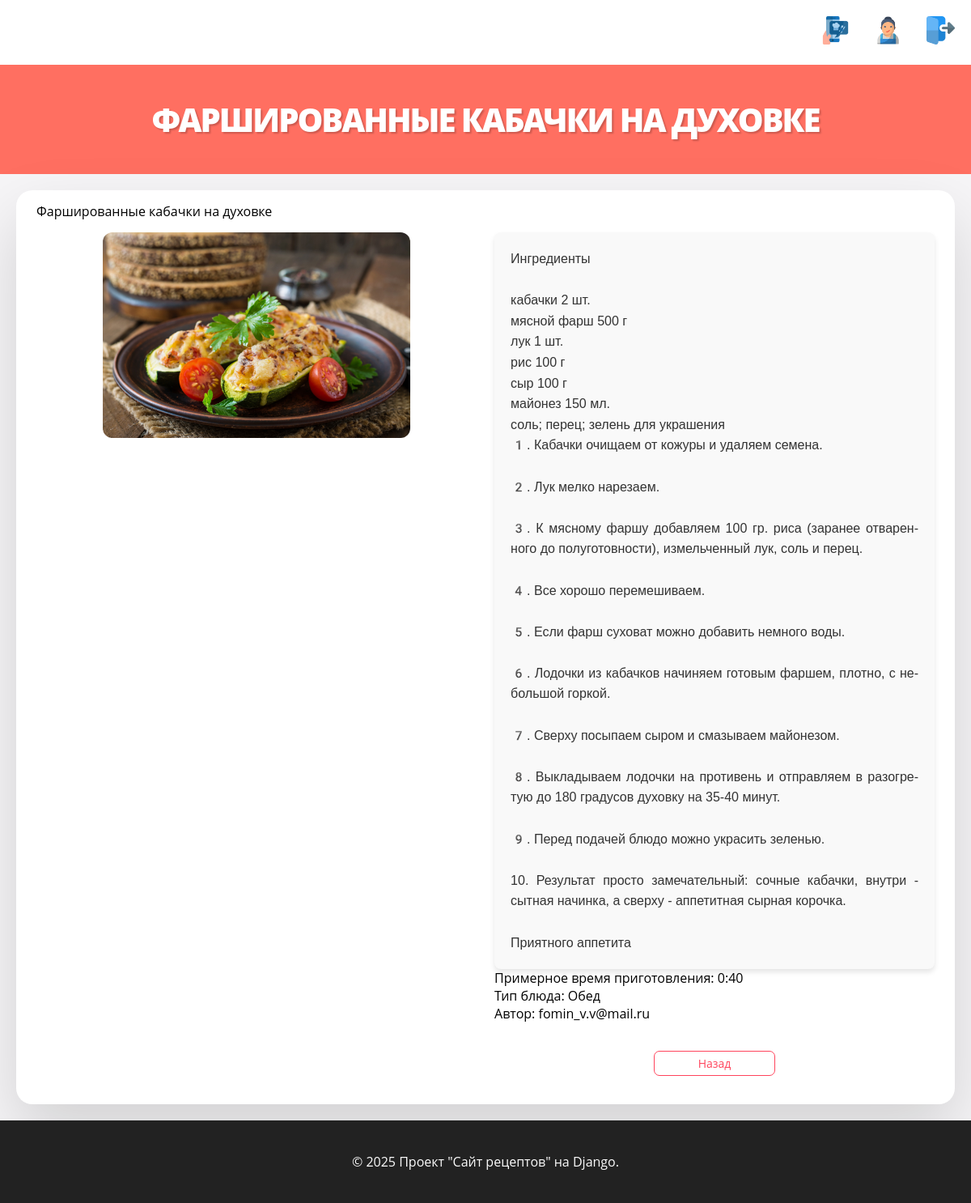
/recipe_detail/2 (signed in), run on the app's committed database.
### recipebookapp/models.py (models this page shows)
class Recipe(models.Model):
    title = models.CharField(max_length=100)
    description = models.TextField()
    cooking_steps = models.TextField()
    cooking_time = models.TimeField()
    image = models.ImageField(null=True, upload_to='recipes/', blank=True)
    entry_date = models.DateTimeField(auto_now_add=True)
    is_visible = models.BooleanField(default=True)
    author = models.ForeignKey('CustomUser', on_delete=models.SET_NULL, null=True)
    category = models.ForeignKey('Category', on_delete=models.SET_NULL, null=True, blank=True)

class Category(models.Model):
    title = models.CharField(max_length=100, default="Без названия")  # Добавляем значение по умолчанию
    def __str__(self):
        return self.title

class CustomUser(AbstractUser):
    email = models.EmailField(unique=True)
    USERNAME_FIELD = 'email'  # Переопределяем поле для входа
    REQUIRED_FIELDS = ["username"]  # Обязательные поля для создания суперпользователя
    class Meta:
        constraints = [
            CheckConstraint(check=Q(email=Lower("email")), name="user_email_lower"),
        ]

### recipebookapp/views.py (the view)
# urls.py: path('recipe_detail/<int:recipe_id>', views.recipe_detail, name='recipe_detail'),
@log_this
def recipe_detail(request, recipe_id):
    recipe = get_object_or_404(Recipe, id=recipe_id)
    context = {
        'recipe': recipe
    }
    return render(request, 'recipebookapp/recipe_detail.html', context)

### recipebookapp/views.py (called while the page is built)
def log_this(f):
    @wraps(f)
    def wrapper(*args, **kwargs):
        res = f(*args, **kwargs)
        logger.info(f'Func "{f.__name__}" was called')
        return res
    return wrapper

### recipebookapp/templates/recipebookapp/recipe_detail.html (shortened to what this page needs)
{% extends 'base.html' %}
{% load static %}
{% block my_style %}
<link rel="stylesheet" href="{% static 'css/styles.css' %}">
<link rel="stylesheet" href="{% static 'css/recipe_detail.css' %}">
{% endblock %}
{% block header %}
{{ recipe.title }}
{% endblock %}
{% block user %}
{% if user.is_authenticated %}
<li>
    <a class="main_menu__link" href="/cooker/" data-title="Доступ на кухню">
    <img style="width: 35px;" src="{% static 'img/cooker_wellknown.png' %}">
    </a>
</li>
<li>
    <a class="main_menu__link" href="/logout/" data-title="Покинуть кухню">
    <img style="width: 35px;" src="{% static 'img/logout_icon.png' %}">
    </a>
</li>
{% endif %}
{% endblock %}
{% block content %}
<div class="recipe_common">
    <div class="recipe_description">{{ recipe.description }}</div>
    <div class="recipe_container">
        <div class="recipe_left">
            <div class="recipe_image">
                {% if recipe.image %}
                <img src="{{ recipe.image.url }}" alt="">
                {% else %}
                <img src="{% static 'img/default_recipe_img.jpg' %}" alt="">
                {% endif %}
            </div>
        </div>
        <div class="recipe_right">
            <div class="recipe_cooking">{{ recipe.cooking_steps }}</div>
            <div class="recipe_info">
                <p>Примерное время приготовления: {{ recipe.cooking_time }}</p>
                {% if recipe.category %}
                <p>Тип блюда: {{ recipe.category }}</p>
                {% endif %}
                {% if recipe.author %}
                <div class="recipe_author">Автор: {{ recipe.author }}</div>
                {% endif %}
            </div>
            <div class="recipe_buttons">
                <a class="recipe_btn" href="/">Назад</a>
            </div>
        </div>
    </div>
</div>
{% endblock %}

### static/css/styles.css (style rules this page uses)
* { padding: 0; margin: 0; box-sizing: border-box; }
body { min-height: 100vh; display: flex; flex-direction: column; font-family: "Open Sans",sans-serif; background: #f6f5f7; }
a { text-decoration: none; }
.main_menu__link { position: relative; }

### static/css/recipe_detail.css (style rules this page uses)
.recipe_common { display: flex; flex-direction: column; justify-content: center; align-items: flex-start; padding: 15px 25px; gap: 15px; background: #FFF; border-radius: 20px; transition: 0.5s; box-shadow: 0 35px 80px rgba(0, 0, 0, 0.15); }
.recipe_container { display: flex; justify-content: space-between; }
.recipe_left, .recipe_right { width: 49%; }
.recipe_image { display: flex; justify-content: center; align-items: center; }
.recipe_image img { width: 70%; border-radius: 12px; overflow: hidden; }
.recipe_right, .recipe_info { display: flex; flex-direction: column; justify-content: space-between; }
.recipe_cooking { height: -webkit-fill-available; text-align: justify; font-family: 'Titillium Web', sans-serif; font-size: 1rem; line-height: 1.6; color: #333; padding: 20px; overflow-y: auto; white-space: pre-line; word-wrap: break-word; hyphens: auto; background-color: #f9f9f9; border-radius: 8px; box-shadow: 0 4px 6px rgba(0, 0, 0, 0.1); }
.recipe_info { display: flex; justify-content: space-between; }
.recipe_buttons { margin-top: 15px; display: flex; flex-direction: column; gap: 10px; align-items: flex-end; }
.recipe_btn { cursor: pointer; width: 150px; text-align: center; font-family: "Open Sans",sans-serif; font-size: 14px; color: #ff445c; border: 1px solid; border-radius: 7px; padding: 5px 10px; border-color: #ff445c; background: transparent; transition: all 0.5s; display: block; margin: 20px auto; }

### data on the page
Recipe: title "ФАРШИРОВАННЫЕ КАБАЧКИ НА ДУХОВКЕ", description "Фаршированные кабачки на духовке", image (picture), cooking_steps "Ингредиенты кабачки 2 шт. мясной фарш 500 г лук 1 шт. рис 100 г сыр 100 г майонез 150 мл. соль; перец; зелень для украшения 1️. Кабачки очищаем от кожуры и удаляем семена. 2️. Лук мелко нарезаем. 3️. К мясному фаршу добавляем 100 гр. риса (заранее отваренного до полуготовности), измельченный лук, соль и перец. 4️. Все хорошо перемешиваем. 5️. Если фарш суховат можно добавить немного воды. 6️. Лодочки из кабачков начиняем готовым фаршем, плотно, с небольшой горкой. 7️. Сверху посыпаем сыром и смазываем майонезом. 8️. Выкладываем лодочки на противень и отправляем в разогретую до 180 градусов духовку на 35-40 минут. 9️. Перед подачей блюдо можно украсить зеленью. 10. Результат просто…", cooking_time "0:40", category "Обед", author "fomin_v.v@mail.ru"
